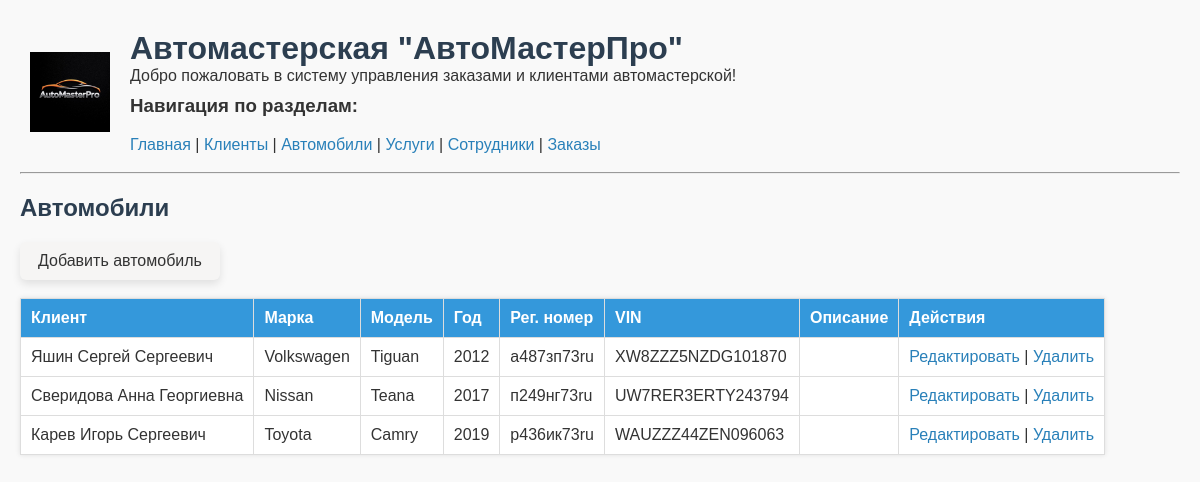
Page /vehicles on the committed database.
### models.py (models this page shows)
class Vehicle(db.Model):
    id = db.Column(db.Integer, primary_key=True)
    client_id = db.Column(db.Integer, db.ForeignKey('client.id', ondelete='CASCADE'), nullable=False)  # Владелец
    make = db.Column(db.String(50))  # Марка
    model = db.Column(db.String(50))  # Модель
    year = db.Column(db.String(10))  # Год выпуска
    registration_number = db.Column(db.String(20))  # Гос. номер
    vin = db.Column(db.String(100))  # VIN-код
    description = db.Column(db.String(1000))  # Доп. информация
    client = db.relationship('Client', backref=db.backref('vehicles', lazy=True, cascade='all, delete-orphan'))

class Client(db.Model):
    id = db.Column(db.Integer, primary_key=True)
    name = db.Column(db.String(100), nullable=False)  # ФИО клиента
    phone = db.Column(db.String(50))  # Телефон
    email = db.Column(db.String(100))  # Email
    description = db.Column(db.String(1000))  # Доп. информация

### routes.py (the view)
    @app.route('/vehicles')
    def vehicles():
        all_vehicles = Vehicle.query.all()
        return render_template('vehicles.html', vehicles=all_vehicles)

### templates/vehicles.html (shortened to what this page needs)
{% extends "base.html" %}
{% block content %}
<h2>Автомобили</h2>
<a href="{{ url_for('add_vehicle') }}" class="btn">Добавить автомобиль</a><br><br>
<table>
    <tr>
        <th>Клиент</th>
        <th>Марка</th>
        <th>Модель</th>
        <th>Год</th>
        <th>Рег. номер</th>
        <th>VIN</th>
        <th>Описание</th>
        <th>Действия</th>
    </tr>
    {% for vehicle in vehicles %}
    <tr>
        <td>{{ vehicle.client.name if vehicle.client else 'Неизвестно' }}</td>
        <td>{{ vehicle.make }}</td>
        <td>{{ vehicle.model }}</td>
        <td>{{ vehicle.year }}</td>
        <td>{{ vehicle.registration_number }}</td>
        <td>{{ vehicle.vin }}</td>
        <td>{{ vehicle.description }}</td>
        <td>
            <a href="{{ url_for('edit_vehicle', id=vehicle.id) }}">Редактировать</a> |
            <a href="{{ url_for('delete_vehicle', id=vehicle.id) }}" onclick="return confirm('Удалить?');">Удалить</a>
        </td>
    </tr>
    {% endfor %}
</table>
{% endblock %}

### templates/base.html (shortened to what this page needs)
<!DOCTYPE html>
<html lang="ru">
<head>
    <link rel="stylesheet" href="{{ url_for('static', filename='styles.css') }}" />
</head>
<body>
<header style="display: flex; align-items: center; gap: 20px; padding: 10px;">
    <img src="{{ url_for('static', filename='logo.png') }}" alt="Логотип" style="height: 80px;" />
    <div>
        <h1 style="margin: 0;">Автомастерская "АвтоМастерПро"</h1>
        <p style="margin: 0;">Добро пожаловать в систему управления заказами и клиентами автомастерской!</p>
        <h3 style="margin-top: 10px;">Навигация по разделам:</h3>
        <nav>
            <a href="{{ url_for('index') }}">Главная</a> |
            <a href="{{ url_for('clients') }}">Клиенты</a> |
            <a href="{{ url_for('vehicles') }}">Автомобили</a> |
            <a href="{{ url_for('services') }}">Услуги</a> |
            <a href="{{ url_for('employees') }}">Сотрудники</a> |
            <a href="{{ url_for('orders') }}">Заказы</a>
        </nav>
    </div>
</header>
<hr />
<main>
    {% block content %}
    {% endblock %}
</main>
</body>
</html>

### static/styles.css (style rules this page uses)
body { font-family: Arial, sans-serif; margin: 20px; background-color: #f9f9f9; color: #333; }
h1, h2 { color: #2c3e50; }
a { color: #2980b9; text-decoration: none; }
table { border-collapse: collapse; table-layout: auto; max-width: 100%; background: white; box-shadow: 0 0 5px rgba(0,0,0,0.1); }
th, td { border: 1px solid #ddd; padding: 10px; text-align: left; }
th { background-color: #3498db; color: white; }
table td:nth-child(1), table th:nth-child(1) { max-width: 250px; min-width: 180px; white-space: nowrap; overflow: hidden; text-overflow: ellipsis; }
table td:nth-child(2), table th:nth-child(2) { max-width: 120px; }
table td:nth-child(7), table th:nth-child(7) { max-width: 300px; overflow: hidden; text-overflow: ellipsis; }
.btn { display: inline-block; padding: 10px 18px; background-color: #f6f5f4; color: #333; text-decoration: none; border-radius: 6px; font-weight: 500; box-shadow: 0 4px 8px rgba(0, 0, 0, 0.1); transition: all 0.3s ease; }

### rows in the picture
Vehicle: client "Яшин Сергей Сергеевич", make "Volkswagen", model "Tiguan", year "2012", registration_number "а487зп73ru", vin "XW8ZZZ5NZDG101870"
Vehicle: client "Сверидова Анна Георгиевна", make "Nissan", model "Teana", year "2017", registration_number "п249нг73ru", vin "UW7RER3ERTY243794"
Vehicle: client "Карев Игорь Сергеевич", make "Toyota", model "Camry", year "2019", registration_number "р436ик73ru", vin "WAUZZZ44ZEN096063"
